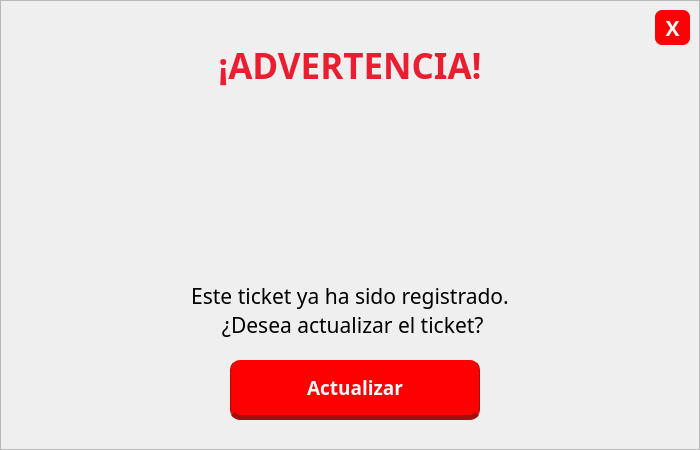
   <widget class="QFrame" name="frmAlerta_2">
    <property name="geometry">
     <rect>
      <x>333</x>
      <y>159</y>
      <width>700</width>
      <height>450</height>
     </rect>
    </property>
    <property name="styleSheet">
     <string notr="true">#frmAlerta_2{background-color: rgb(255, 255, 255);
color: rgb(0, 0, 0);
border:none;
border-radius: 10px;
border: 2px solid #D9D9D9;}</string>
    </property>
    <property name="frameShape">
     <enum>QFrame::StyledPanel</enum>
    </property>
    <property name="frameShadow">
     <enum>QFrame::Raised</enum>
    </property>
    <widget class="QLabel" name="lblAlertaTitulo_2">
     <property name="geometry">
      <rect>
       <x>50</x>
       <y>40</y>
       <width>600</width>
       <height>50</height>
      </rect>
     </property>
     <property name="font">
      <font>
       <family>Poppins</family>
       <pointsize>26</pointsize>
       <weight>75</weight>
       <bold>true</bold>
      </font>
     </property>
     <property name="styleSheet">
      <string notr="true">color: #EA1D31</string>
     </property>
     <property name="text">
      <string>¡ADVERTENCIA!</string>
     </property>
     <property name="alignment">
      <set>Qt::AlignCenter</set>
     </property>
    </widget>
    <widget class="QLabel" name="lblAlertaTexto_2">
     <property name="geometry">
      <rect>
       <x>50</x>
       <y>270</y>
       <width>600</width>
       <height>81</height>
      </rect>
     </property>
     <property name="font">
      <font>
       <family>Poppins Medium</family>
       <pointsize>16</pointsize>
       <weight>50</weight>
       <bold>false</bold>
      </font>
     </property>
     <property name="styleSheet">
      <string notr="true">color: rgb(0, 0, 0);</string>
     </property>
     <property name="text">
      <string>Este ticket ya ha sido registrado. 
 ¿Desea actualizar el ticket?</string>
     </property>
     <property name="alignment">
      <set>Qt::AlignCenter</set>
     </property>
     <property name="wordWrap">
      <bool>true</bool>
     </property>
    </widget>
    <widget class="QLabel" name="imgIconAlerta_2">
     <property name="geometry">
      <rect>
       <x>275</x>
       <y>110</y>
       <width>150</width>
       <height>150</height>
      </rect>
     </property>
     <property name="font">
      <font>
       <family>Poppins</family>
       <pointsize>10</pointsize>
       <weight>75</weight>
       <bold>true</bold>
      </font>
     </property>
     <property name="text">
      <string/>
     </property>
     <property name="scaledContents">
      <bool>true</bool>
     </property>
     <property name="alignment">
      <set>Qt::AlignCenter</set>
     </property>
    </widget>
    <widget class="QPushButton" name="btnCerrarFrmAlerta">
     <property name="geometry">
      <rect>
       <x>655</x>
       <y>10</y>
       <width>35</width>
       <height>35</height>
      </rect>
     </property>
     <property name="font">
      <font>
       <family>Poppins</family>
       <pointsize>16</pointsize>
       <weight>75</weight>
       <bold>true</bold>
      </font>
     </property>
     <property name="cursor">
      <cursorShape>PointingHandCursor</cursorShape>
     </property>
     <property name="styleSheet">
      <string notr="true">background-color: rgb(255, 0, 4);
color: rgb(255, 255, 255);
border:none;
border-radius: 7px;</string>
     </property>
     <property name="text">
      <string>X</string>
     </property>
    </widget>
    <widget class="QPushButton" name="btnActualizar">
     <property name="geometry">
      <rect>
       <x>230</x>
       <y>360</y>
       <width>250</width>
       <height>60</height>
      </rect>
     </property>
     <property name="font">
      <font>
       <family>Poppins</family>
       <pointsize>14</pointsize>
       <weight>75</weight>
       <bold>true</bold>
      </font>
     </property>
     <property name="cursor">
      <cursorShape>PointingHandCursor</cursorShape>
     </property>
     <property name="styleSheet">
      <string notr="true">QPushButton{
	background-color: #FF0000;
	color: rgb(255, 255, 255);
	border:none;
	border-radius: 10px;
	border-left: 1px solid #A10F0F;
	border-right: 1px solid #A10F0F;
	border-bottom: 5px solid #A10F0F;
}
QPushButton:hover{
	background-color: #FF4C4C;
}
QPushButton:pressed{
	background-color: #D90000;
}</string>
     </property>
     <property name="text">
      <string>Actualizar</string>
     </property>
    </widget>
   </widget>
